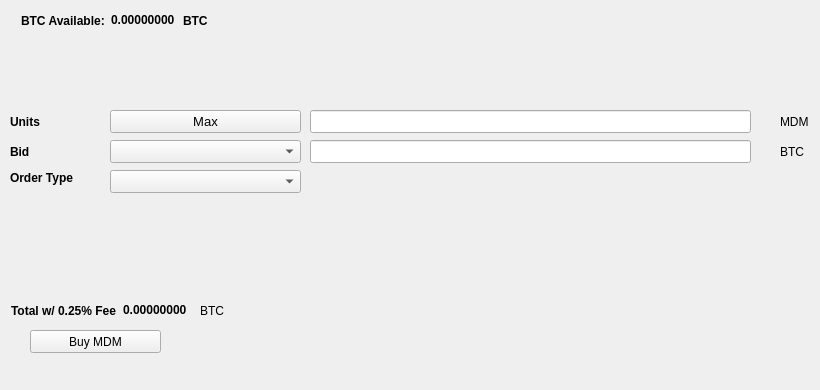
   <widget class="QWidget" name="BuyTab">
    <attribute name="title">
     <string>Buy</string>
    </attribute>
    <widget class="QPushButton" name="BuyMDM">
     <property name="geometry">
      <rect>
       <x>30</x>
       <y>330</y>
       <width>131</width>
       <height>23</height>
      </rect>
     </property>
     <property name="text">
      <string>Buy MDM</string>
     </property>
     <property name="icon">
      <iconset resource="../mxdum.qrc">
       <normaloff>:/icons/bitcoin</normaloff>:/icons/bitcoin</iconset>
     </property>
    </widget>
    <widget class="QLabel" name="label_3">
     <property name="geometry">
      <rect>
       <x>10</x>
       <y>110</y>
       <width>46</width>
       <height>23</height>
      </rect>
     </property>
     <property name="font">
      <font>
       <weight>75</weight>
       <bold>true</bold>
      </font>
     </property>
     <property name="text">
      <string>Units</string>
     </property>
    </widget>
    <widget class="QLineEdit" name="UnitsInput">
     <property name="geometry">
      <rect>
       <x>310</x>
       <y>110</y>
       <width>441</width>
       <height>23</height>
      </rect>
     </property>
     <property name="font">
      <font>
       <pointsize>9</pointsize>
       <weight>75</weight>
       <bold>true</bold>
      </font>
     </property>
    </widget>
    <widget class="QLineEdit" name="BuyBidPriceEdit">
     <property name="geometry">
      <rect>
       <x>310</x>
       <y>140</y>
       <width>441</width>
       <height>23</height>
      </rect>
     </property>
     <property name="font">
      <font>
       <pointsize>9</pointsize>
       <weight>75</weight>
       <bold>true</bold>
      </font>
     </property>
    </widget>
    <widget class="QLabel" name="label_4">
     <property name="geometry">
      <rect>
       <x>780</x>
       <y>110</y>
       <width>31</width>
       <height>23</height>
      </rect>
     </property>
     <property name="text">
      <string>MDM</string>
     </property>
    </widget>
    <widget class="QLabel" name="label_5">
     <property name="geometry">
      <rect>
       <x>780</x>
       <y>140</y>
       <width>31</width>
       <height>23</height>
      </rect>
     </property>
     <property name="text">
      <string>BTC</string>
     </property>
    </widget>
    <widget class="QLabel" name="label_6">
     <property name="geometry">
      <rect>
       <x>10</x>
       <y>140</y>
       <width>46</width>
       <height>23</height>
      </rect>
     </property>
     <property name="font">
      <font>
       <weight>75</weight>
       <bold>true</bold>
      </font>
     </property>
     <property name="text">
      <string>Bid</string>
     </property>
    </widget>
    <widget class="QLabel" name="label_7">
     <property name="geometry">
      <rect>
       <x>10</x>
       <y>170</y>
       <width>91</width>
       <height>16</height>
      </rect>
     </property>
     <property name="font">
      <font>
       <weight>75</weight>
       <bold>true</bold>
      </font>
     </property>
     <property name="text">
      <string>Order Type</string>
     </property>
    </widget>
    <widget class="QPushButton" name="Buy_Max_Amount">
     <property name="geometry">
      <rect>
       <x>110</x>
       <y>110</y>
       <width>191</width>
       <height>23</height>
      </rect>
     </property>
     <property name="font">
      <font>
       <pointsize>10</pointsize>
      </font>
     </property>
     <property name="text">
      <string>Max</string>
     </property>
    </widget>
    <widget class="QComboBox" name="BuyBidcomboBox">
     <property name="geometry">
      <rect>
       <x>110</x>
       <y>140</y>
       <width>191</width>
       <height>23</height>
      </rect>
     </property>
     <property name="font">
      <font>
       <pointsize>10</pointsize>
      </font>
     </property>
    </widget>
    <widget class="QComboBox" name="buyOrdertypeCombo">
     <property name="geometry">
      <rect>
       <x>110</x>
       <y>170</y>
       <width>191</width>
       <height>23</height>
      </rect>
     </property>
     <property name="font">
      <font>
       <pointsize>10</pointsize>
      </font>
     </property>
    </widget>
    <widget class="QWidget" name="layoutWidget1">
     <property name="geometry">
      <rect>
       <x>21</x>
       <y>11</y>
       <width>227</width>
       <height>19</height>
      </rect>
     </property>
     <layout class="QHBoxLayout" name="horizontalLayout_3">
      <item>
       <widget class="QLabel" name="label232">
        <property name="font">
         <font>
          <weight>75</weight>
          <bold>true</bold>
         </font>
        </property>
        <property name="text">
         <string>BTC Available:</string>
        </property>
       </widget>
      </item>
      <item>
       <widget class="QLabel" name="BtcAvailableLbl">
        <property name="palette">
         <palette>
          <active>
           <colorrole role="WindowText">
            <brush brushstyle="SolidPattern">
             <color alpha="255">
              <red>0</red>
              <green>0</green>
              <blue>0</blue>
             </color>
            </brush>
           </colorrole>
           <colorrole role="Button">
            <brush brushstyle="SolidPattern">
             <color alpha="255">
              <red>0</red>
              <green>170</green>
              <blue>0</blue>
             </color>
            </brush>
           </colorrole>
           <colorrole role="Light">
            <brush brushstyle="SolidPattern">
             <color alpha="255">
              <red>0</red>
              <green>255</green>
              <blue>0</blue>
             </color>
            </brush>
           </colorrole>
           <colorrole role="Midlight">
            <brush brushstyle="SolidPattern">
             <color alpha="255">
              <red>0</red>
              <green>212</green>
              <blue>0</blue>
             </color>
            </brush>
           </colorrole>
           <colorrole role="Dark">
            <brush brushstyle="SolidPattern">
             <color alpha="255">
              <red>0</red>
              <green>85</green>
              <blue>0</blue>
             </color>
            </brush>
           </colorrole>
           <colorrole role="Mid">
            <brush brushstyle="SolidPattern">
             <color alpha="255">
              <red>0</red>
              <green>113</green>
              <blue>0</blue>
             </color>
            </brush>
           </colorrole>
           <colorrole role="Text">
            <brush brushstyle="SolidPattern">
             <color alpha="255">
              <red>0</red>
              <green>170</green>
              <blue>0</blue>
             </color>
            </brush>
           </colorrole>
           <colorrole role="BrightText">
            <brush brushstyle="SolidPattern">
             <color alpha="255">
              <red>255</red>
              <green>255</green>
              <blue>255</blue>
             </color>
            </brush>
           </colorrole>
           <colorrole role="ButtonText">
            <brush brushstyle="SolidPattern">
             <color alpha="255">
              <red>0</red>
              <green>0</green>
              <blue>0</blue>
             </color>
            </brush>
           </colorrole>
           <colorrole role="Base">
            <brush brushstyle="SolidPattern">
             <color alpha="255">
              <red>255</red>
              <green>255</green>
              <blue>255</blue>
             </color>
            </brush>
           </colorrole>
           <colorrole role="Window">
            <brush brushstyle="SolidPattern">
             <color alpha="255">
              <red>0</red>
              <green>170</green>
              <blue>0</blue>
             </color>
            </brush>
           </colorrole>
           <colorrole role="Shadow">
            <brush brushstyle="SolidPattern">
             <color alpha="255">
              <red>0</red>
              <green>0</green>
              <blue>0</blue>
             </color>
            </brush>
           </colorrole>
           <colorrole role="AlternateBase">
            <brush brushstyle="SolidPattern">
             <color alpha="255">
              <red>127</red>
              <green>212</green>
              <blue>127</blue>
             </color>
            </brush>
           </colorrole>
           <colorrole role="ToolTipBase">
            <brush brushstyle="SolidPattern">
             <color alpha="255">
              <red>255</red>
              <green>255</green>
              <blue>220</blue>
             </color>
            </brush>
           </colorrole>
           <colorrole role="ToolTipText">
            <brush brushstyle="SolidPattern">
             <color alpha="255">
              <red>0</red>
              <green>0</green>
              <blue>0</blue>
             </color>
            </brush>
           </colorrole>
          </active>
          <inactive>
           <colorrole role="WindowText">
            <brush brushstyle="SolidPattern">
             <color alpha="255">
              <red>0</red>
              <green>0</green>
              <blue>0</blue>
             </color>
            </brush>
           </colorrole>
           <colorrole role="Button">
            <brush brushstyle="SolidPattern">
             <color alpha="255">
              <red>0</red>
              <green>170</green>
              <blue>0</blue>
             </color>
            </brush>
           </colorrole>
           <colorrole role="Light">
            <brush brushstyle="SolidPattern">
             <color alpha="255">
              <red>0</red>
              <green>255</green>
              <blue>0</blue>
             </color>
            </brush>
           </colorrole>
           <colorrole role="Midlight">
            <brush brushstyle="SolidPattern">
             <color alpha="255">
              <red>0</red>
              <green>212</green>
              <blue>0</blue>
             </color>
            </brush>
           </colorrole>
           <colorrole role="Dark">
            <brush brushstyle="SolidPattern">
             <color alpha="255">
              <red>0</red>
              <green>85</green>
              <blue>0</blue>
             </color>
            </brush>
           </colorrole>
           <colorrole role="Mid">
            <brush brushstyle="SolidPattern">
             <color alpha="255">
              <red>0</red>
              <green>113</green>
              <blue>0</blue>
             </color>
            </brush>
           </colorrole>
           <colorrole role="Text">
            <brush brushstyle="SolidPattern">
             <color alpha="255">
              <red>0</red>
              <green>170</green>
              <blue>0</blue>
             </color>
            </brush>
           </colorrole>
           <colorrole role="BrightText">
            <brush brushstyle="SolidPattern">
             <color alpha="255">
              <red>255</red>
              <green>255</green>
              <blue>255</blue>
             </color>
            </brush>
           </colorrole>
           <colorrole role="ButtonText">
            <brush brushstyle="SolidPattern">
             <color alpha="255">
              <red>0</red>
              <green>0</green>
              <blue>0</blue>
             </color>
            </brush>
           </colorrole>
           <colorrole role="Base">
            <brush brushstyle="SolidPattern">
             <color alpha="255">
              <red>255</red>
              <green>255</green>
              <blue>255</blue>
             </color>
            </brush>
           </colorrole>
           <colorrole role="Window">
            <brush brushstyle="SolidPattern">
             <color alpha="255">
              <red>0</red>
              <green>170</green>
              <blue>0</blue>
             </color>
            </brush>
           </colorrole>
           <colorrole role="Shadow">
            <brush brushstyle="SolidPattern">
             <color alpha="255">
              <red>0</red>
              <green>0</green>
              <blue>0</blue>
             </color>
            </brush>
           </colorrole>
           <colorrole role="AlternateBase">
            <brush brushstyle="SolidPattern">
             <color alpha="255">
              <red>127</red>
              <green>212</green>
              <blue>127</blue>
             </color>
            </brush>
           </colorrole>
           <colorrole role="ToolTipBase">
            <brush brushstyle="SolidPattern">
             <color alpha="255">
              <red>255</red>
              <green>255</green>
              <blue>220</blue>
             </color>
            </brush>
           </colorrole>
           <colorrole role="ToolTipText">
            <brush brushstyle="SolidPattern">
             <color alpha="255">
              <red>0</red>
              <green>0</green>
              <blue>0</blue>
             </color>
            </brush>
           </colorrole>
          </inactive>
          <disabled>
           <colorrole role="WindowText">
            <brush brushstyle="SolidPattern">
             <color alpha="255">
              <red>0</red>
              <green>85</green>
              <blue>0</blue>
             </color>
            </brush>
           </colorrole>
           <colorrole role="Button">
            <brush brushstyle="SolidPattern">
             <color alpha="255">
              <red>0</red>
              <green>170</green>
              <blue>0</blue>
             </color>
            </brush>
           </colorrole>
           <colorrole role="Light">
            <brush brushstyle="SolidPattern">
             <color alpha="255">
              <red>0</red>
              <green>255</green>
              <blue>0</blue>
             </color>
            </brush>
           </colorrole>
           <colorrole role="Midlight">
            <brush brushstyle="SolidPattern">
             <color alpha="255">
              <red>0</red>
              <green>212</green>
              <blue>0</blue>
             </color>
            </brush>
           </colorrole>
           <colorrole role="Dark">
            <brush brushstyle="SolidPattern">
             <color alpha="255">
              <red>0</red>
              <green>85</green>
              <blue>0</blue>
             </color>
            </brush>
           </colorrole>
           <colorrole role="Mid">
            <brush brushstyle="SolidPattern">
             <color alpha="255">
              <red>0</red>
              <green>113</green>
              <blue>0</blue>
             </color>
            </brush>
           </colorrole>
           <colorrole role="Text">
            <brush brushstyle="SolidPattern">
             <color alpha="255">
              <red>0</red>
              <green>85</green>
              <blue>0</blue>
             </color>
            </brush>
           </colorrole>
           <colorrole role="BrightText">
            <brush brushstyle="SolidPattern">
             <color alpha="255">
              <red>255</red>
              <green>255</green>
              <blue>255</blue>
             </color>
            </brush>
           </colorrole>
           <colorrole role="ButtonText">
            <brush brushstyle="SolidPattern">
             <color alpha="255">
              <red>0</red>
              <green>85</green>
              <blue>0</blue>
             </color>
            </brush>
           </colorrole>
           <colorrole role="Base">
            <brush brushstyle="SolidPattern">
             <color alpha="255">
              <red>0</red>
              <green>170</green>
              <blue>0</blue>
             </color>
            </brush>
           </colorrole>
           <colorrole role="Window">
            <brush brushstyle="SolidPattern">
             <color alpha="255">
              <red>0</red>
              <green>170</green>
              <blue>0</blue>
             </color>
            </brush>
           </colorrole>
           <colorrole role="Shadow">
            <brush brushstyle="SolidPattern">
             <color alpha="255">
              <red>0</red>
              <green>0</green>
              <blue>0</blue>
             </color>
            </brush>
           </colorrole>
           <colorrole role="AlternateBase">
            <brush brushstyle="SolidPattern">
             <color alpha="255">
              <red>0</red>
              <green>170</green>
              <blue>0</blue>
             </color>
            </brush>
           </colorrole>
           <colorrole role="ToolTipBase">
            <brush brushstyle="SolidPattern">
             <color alpha="255">
              <red>255</red>
              <green>255</green>
              <blue>220</blue>
             </color>
            </brush>
           </colorrole>
           <colorrole role="ToolTipText">
            <brush brushstyle="SolidPattern">
             <color alpha="255">
              <red>0</red>
              <green>0</green>
              <blue>0</blue>
             </color>
            </brush>
           </colorrole>
          </disabled>
         </palette>
        </property>
        <property name="font">
         <font>
          <weight>75</weight>
          <bold>true</bold>
         </font>
        </property>
        <property name="text">
         <string>0.00000000</string>
        </property>
        <property name="textInteractionFlags">
         <set>Qt::LinksAccessibleByMouse|Qt::TextSelectableByKeyboard|Qt::TextSelectableByMouse</set>
        </property>
       </widget>
      </item>
      <item>
       <widget class="QLabel" name="BtcAvailableLbl_2">
        <property name="font">
         <font>
          <weight>75</weight>
          <bold>true</bold>
         </font>
        </property>
        <property name="text">
         <string>BTC</string>
        </property>
       </widget>
      </item>
     </layout>
    </widget>
    <widget class="QWidget" name="layoutWidge2">
     <property name="geometry">
      <rect>
       <x>11</x>
       <y>301</y>
       <width>259</width>
       <height>19</height>
      </rect>
     </property>
     <layout class="QHBoxLayout" name="horizontalLayout_4">
      <item>
       <widget class="QLabel" name="label_9">
        <property name="font">
         <font>
          <weight>75</weight>
          <bold>true</bold>
         </font>
        </property>
        <property name="text">
         <string>Total w/ 0.25% Fee</string>
        </property>
       </widget>
      </item>
      <item>
       <widget class="QLabel" name="BuyCostLabel">
        <property name="palette">
         <palette>
          <active>
           <colorrole role="WindowText">
            <brush brushstyle="SolidPattern">
             <color alpha="255">
              <red>0</red>
              <green>0</green>
              <blue>0</blue>
             </color>
            </brush>
           </colorrole>
           <colorrole role="Button">
            <brush brushstyle="SolidPattern">
             <color alpha="255">
              <red>0</red>
              <green>170</green>
              <blue>0</blue>
             </color>
            </brush>
           </colorrole>
           <colorrole role="Light">
            <brush brushstyle="SolidPattern">
             <color alpha="255">
              <red>0</red>
              <green>255</green>
              <blue>0</blue>
             </color>
            </brush>
           </colorrole>
           <colorrole role="Midlight">
            <brush brushstyle="SolidPattern">
             <color alpha="255">
              <red>0</red>
              <green>212</green>
              <blue>0</blue>
             </color>
            </brush>
           </colorrole>
           <colorrole role="Dark">
            <brush brushstyle="SolidPattern">
             <color alpha="255">
              <red>0</red>
              <green>85</green>
              <blue>0</blue>
             </color>
            </brush>
           </colorrole>
           <colorrole role="Mid">
            <brush brushstyle="SolidPattern">
             <color alpha="255">
              <red>0</red>
              <green>113</green>
              <blue>0</blue>
             </color>
            </brush>
           </colorrole>
           <colorrole role="Text">
            <brush brushstyle="SolidPattern">
             <color alpha="255">
              <red>0</red>
              <green>170</green>
              <blue>0</blue>
             </color>
            </brush>
           </colorrole>
           <colorrole role="BrightText">
            <brush brushstyle="SolidPattern">
             <color alpha="255">
              <red>255</red>
              <green>255</green>
              <blue>255</blue>
             </color>
            </brush>
           </colorrole>
           <colorrole role="ButtonText">
            <brush brushstyle="SolidPattern">
             <color alpha="255">
              <red>0</red>
              <green>0</green>
              <blue>0</blue>
             </color>
            </brush>
           </colorrole>
           <colorrole role="Base">
            <brush brushstyle="SolidPattern">
             <color alpha="255">
              <red>255</red>
              <green>255</green>
              <blue>255</blue>
             </color>
            </brush>
           </colorrole>
           <colorrole role="Window">
            <brush brushstyle="SolidPattern">
             <color alpha="255">
              <red>0</red>
              <green>170</green>
              <blue>0</blue>
             </color>
            </brush>
           </colorrole>
           <colorrole role="Shadow">
            <brush brushstyle="SolidPattern">
             <color alpha="255">
              <red>0</red>
              <green>0</green>
              <blue>0</blue>
             </color>
            </brush>
           </colorrole>
           <colorrole role="AlternateBase">
            <brush brushstyle="SolidPattern">
             <color alpha="255">
              <red>127</red>
              <green>212</green>
              <blue>127</blue>
             </color>
            </brush>
           </colorrole>
           <colorrole role="ToolTipBase">
            <brush brushstyle="SolidPattern">
             <color alpha="255">
              <red>255</red>
              <green>255</green>
              <blue>220</blue>
             </color>
            </brush>
           </colorrole>
           <colorrole role="ToolTipText">
            <brush brushstyle="SolidPattern">
             <color alpha="255">
              <red>0</red>
              <green>0</green>
              <blue>0</blue>
             </color>
            </brush>
           </colorrole>
          </active>
          <inactive>
           <colorrole role="WindowText">
            <brush brushstyle="SolidPattern">
             <color alpha="255">
              <red>0</red>
              <green>0</green>
              <blue>0</blue>
             </color>
            </brush>
           </colorrole>
           <colorrole role="Button">
            <brush brushstyle="SolidPattern">
             <color alpha="255">
              <red>0</red>
              <green>170</green>
              <blue>0</blue>
             </color>
            </brush>
           </colorrole>
           <colorrole role="Light">
            <brush brushstyle="SolidPattern">
             <color alpha="255">
              <red>0</red>
              <green>255</green>
              <blue>0</blue>
             </color>
            </brush>
           </colorrole>
           <colorrole role="Midlight">
            <brush brushstyle="SolidPattern">
             <color alpha="255">
              <red>0</red>
              <green>212</green>
              <blue>0</blue>
             </color>
            </brush>
           </colorrole>
           <colorrole role="Dark">
            <brush brushstyle="SolidPattern">
             <color alpha="255">
              <red>0</red>
              <green>85</green>
              <blue>0</blue>
             </color>
            </brush>
           </colorrole>
           <colorrole role="Mid">
            <brush brushstyle="SolidPattern">
             <color alpha="255">
              <red>0</red>
              <green>113</green>
              <blue>0</blue>
             </color>
            </brush>
           </colorrole>
           <colorrole role="Text">
            <brush brushstyle="SolidPattern">
             <color alpha="255">
              <red>0</red>
              <green>170</green>
              <blue>0</blue>
             </color>
            </brush>
           </colorrole>
           <colorrole role="BrightText">
            <brush brushstyle="SolidPattern">
             <color alpha="255">
              <red>255</red>
              <green>255</green>
              <blue>255</blue>
             </color>
            </brush>
           </colorrole>
           <colorrole role="ButtonText">
            <brush brushstyle="SolidPattern">
             <color alpha="255">
              <red>0</red>
              <green>0</green>
              <blue>0</blue>
             </color>
            </brush>
           </colorrole>
           <colorrole role="Base">
            <brush brushstyle="SolidPattern">
             <color alpha="255">
              <red>255</red>
              <green>255</green>
              <blue>255</blue>
             </color>
            </brush>
           </colorrole>
           <colorrole role="Window">
            <brush brushstyle="SolidPattern">
             <color alpha="255">
              <red>0</red>
              <green>170</green>
              <blue>0</blue>
             </color>
            </brush>
           </colorrole>
           <colorrole role="Shadow">
            <brush brushstyle="SolidPattern">
             <color alpha="255">
              <red>0</red>
              <green>0</green>
              <blue>0</blue>
             </color>
            </brush>
           </colorrole>
           <colorrole role="AlternateBase">
            <brush brushstyle="SolidPattern">
             <color alpha="255">
              <red>127</red>
              <green>212</green>
              <blue>127</blue>
             </color>
            </brush>
           </colorrole>
           <colorrole role="ToolTipBase">
            <brush brushstyle="SolidPattern">
             <color alpha="255">
              <red>255</red>
              <green>255</green>
              <blue>220</blue>
             </color>
            </brush>
           </colorrole>
           <colorrole role="ToolTipText">
            <brush brushstyle="SolidPattern">
             <color alpha="255">
              <red>0</red>
              <green>0</green>
              <blue>0</blue>
             </color>
            </brush>
           </colorrole>
          </inactive>
          <disabled>
           <colorrole role="WindowText">
            <brush brushstyle="SolidPattern">
             <color alpha="255">
              <red>0</red>
              <green>85</green>
              <blue>0</blue>
             </color>
            </brush>
           </colorrole>
           <colorrole role="Button">
            <brush brushstyle="SolidPattern">
             <color alpha="255">
              <red>0</red>
              <green>170</green>
              <blue>0</blue>
             </color>
            </brush>
           </colorrole>
           <colorrole role="Light">
            <brush brushstyle="SolidPattern">
             <color alpha="255">
              <red>0</red>
              <green>255</green>
              <blue>0</blue>
             </color>
            </brush>
           </colorrole>
           <colorrole role="Midlight">
            <brush brushstyle="SolidPattern">
             <color alpha="255">
              <red>0</red>
              <green>212</green>
              <blue>0</blue>
             </color>
            </brush>
           </colorrole>
           <colorrole role="Dark">
            <brush brushstyle="SolidPattern">
             <color alpha="255">
              <red>0</red>
              <green>85</green>
              <blue>0</blue>
             </color>
            </brush>
           </colorrole>
           <colorrole role="Mid">
            <brush brushstyle="SolidPattern">
             <color alpha="255">
              <red>0</red>
              <green>113</green>
              <blue>0</blue>
             </color>
            </brush>
           </colorrole>
           <colorrole role="Text">
            <brush brushstyle="SolidPattern">
             <color alpha="255">
              <red>0</red>
              <green>85</green>
              <blue>0</blue>
             </color>
            </brush>
           </colorrole>
           <colorrole role="BrightText">
            <brush brushstyle="SolidPattern">
             <color alpha="255">
              <red>255</red>
              <green>255</green>
              <blue>255</blue>
             </color>
            </brush>
           </colorrole>
           <colorrole role="ButtonText">
            <brush brushstyle="SolidPattern">
             <color alpha="255">
              <red>0</red>
              <green>85</green>
              <blue>0</blue>
             </color>
            </brush>
           </colorrole>
           <colorrole role="Base">
            <brush brushstyle="SolidPattern">
             <color alpha="255">
              <red>0</red>
              <green>170</green>
              <blue>0</blue>
             </color>
            </brush>
           </colorrole>
           <colorrole role="Window">
            <brush brushstyle="SolidPattern">
             <color alpha="255">
              <red>0</red>
              <green>170</green>
              <blue>0</blue>
             </color>
            </brush>
           </colorrole>
           <colorrole role="Shadow">
            <brush brushstyle="SolidPattern">
             <color alpha="255">
              <red>0</red>
              <green>0</green>
              <blue>0</blue>
             </color>
            </brush>
           </colorrole>
           <colorrole role="AlternateBase">
            <brush brushstyle="SolidPattern">
             <color alpha="255">
              <red>0</red>
              <green>170</green>
              <blue>0</blue>
             </color>
            </brush>
           </colorrole>
           <colorrole role="ToolTipBase">
            <brush brushstyle="SolidPattern">
             <color alpha="255">
              <red>255</red>
              <green>255</green>
              <blue>220</blue>
             </color>
            </brush>
           </colorrole>
           <colorrole role="ToolTipText">
            <brush brushstyle="SolidPattern">
             <color alpha="255">
              <red>0</red>
              <green>0</green>
              <blue>0</blue>
             </color>
            </brush>
           </colorrole>
          </disabled>
         </palette>
        </property>
        <property name="font">
         <font>
          <weight>75</weight>
          <bold>true</bold>
         </font>
        </property>
        <property name="autoFillBackground">
         <bool>false</bool>
        </property>
        <property name="text">
         <string>0.00000000</string>
        </property>
        <property name="textInteractionFlags">
         <set>Qt::LinksAccessibleByMouse|Qt::TextSelectableByMouse</set>
        </property>
       </widget>
      </item>
      <item>
       <widget class="QLabel" name="label_10">
        <property name="font">
         <font>
          <weight>50</weight>
          <bold>false</bold>
         </font>
        </property>
        <property name="text">
         <string>BTC</string>
        </property>
       </widget>
      </item>
     </layout>
    </widget>
    <widget class="QLabel" name="label_24">
     <property name="geometry">
      <rect>
       <x>460</x>
       <y>300</y>
       <width>281</width>
       <height>81</height>
      </rect>
     </property>
     <property name="text">
      <string/>
     </property>
     <property name="pixmap">
      <pixmap>:/images/bittrex</pixmap>
     </property>
    </widget>
   </widget>
